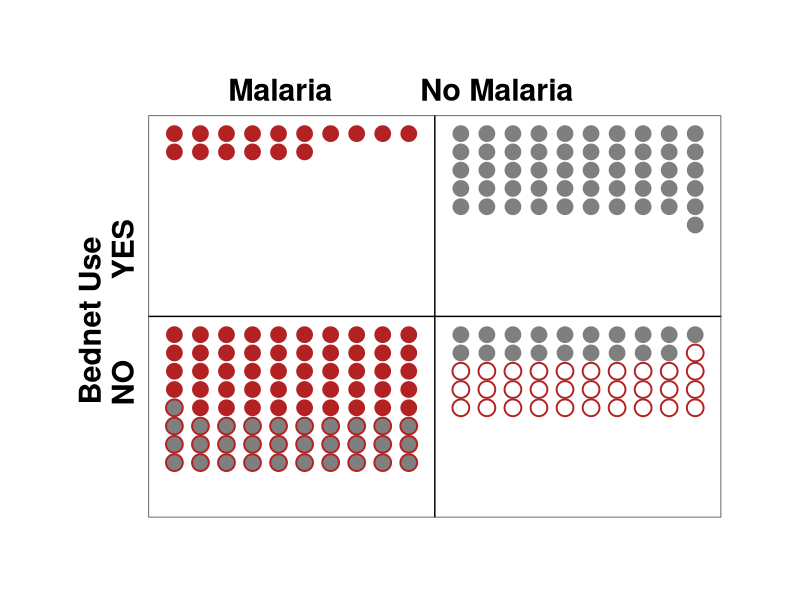

Source code (R):
library(ggplot2)

ur <- data.frame(x=c(seq(1,10,1), seq(1,10,1),
                     seq(1,10,1), seq(1,10,1),
                     seq(1,10,1), seq(1,10,1),
                     seq(1,10,1), seq(1,10,1),
                     seq(1,10,1), seq(1,10,1)),
                 y=c(rep(1,10), rep(2,10),
                     rep(3,10), rep(4,10),
                     rep(5,10), rep(6,10),
                     rep(7,10), rep(8,10),
                     rep(9,10), rep(10,10)),
                 count=seq(1,100,1))

ul <- ur
ul$x <- ul$x*-1

ll <- ul
ll$y <- ll$y*-1

lr <- ll
lr$x <- lr$x*-1

all <- rbind(ul, ur, ll, lr)



# now w/count, we can subset and add firebrick or grey points
malaria.net <- subset(ul, count>=(100-15))
no.malaria.net <- subset(ur, count>=(100-50))

malaria.no.net <- subset(ll, count<=50)
no.malaria.no.net <- subset(lr, count<=50)

# do the risk ratio using max from each
RR <- (length(malaria.net$count)/length(no.malaria.net$count))/
  (length(malaria.no.net$count)/length(no.malaria.no.net$count))

#misclass.net <- subset(no.malaria.net, count<=20)
misclass.no.net <- subset(no.malaria.no.net, count>=20 & count<=50)
misclass.no.net.move <- subset(ll, count>=50 & count<=80)

#set width around plot


ggplot(all, aes(x=x, y=y)) +
  geom_point(colour="white", size=10) +
  
  # draw grid
  geom_hline(yintercept=0) +
  geom_vline(xintercept=0) +
  
  # color malaria points
  geom_point(data=malaria.net, color="firebrick", size=5) +
  geom_point(data=malaria.no.net, color="firebrick", size=5) +
  
  # color no-malaria points
  geom_point(data=no.malaria.net, color="grey50", size=5) +
  geom_point(data=no.malaria.no.net, color="grey50", size=5) +
  
  # color misclassed points
  #geom_point(data=misclass.net, color="firebrick", size=5, shape=1, stroke=1) +
  geom_point(data=misclass.no.net, color="white", size=5) +
  geom_point(data=misclass.no.net, color="firebrick", size=5, shape=1, stroke=1) +
  geom_point(data=misclass.no.net.move, color="grey50", size=5) +
  geom_point(data=misclass.no.net.move, color="firebrick", size=5, shape=1, stroke=1) +

  labs(title="          Malaria           No Malaria",
       y="Bednet Use \n NO          YES") +
  theme_bw() +
  theme(panel.grid=element_blank(),
        plot.margin=unit(c(2,2,2,2), "cm"),
        legend.position = "none",
        axis.text.x=element_blank(),
        axis.text.y=element_blank(),
        axis.ticks.x=element_blank(),
        axis.ticks.y=element_blank(),
        axis.title.x=element_blank(),
        plot.title=element_text(face="bold", size=22),
        axis.title=element_text(face="bold", size=22))




